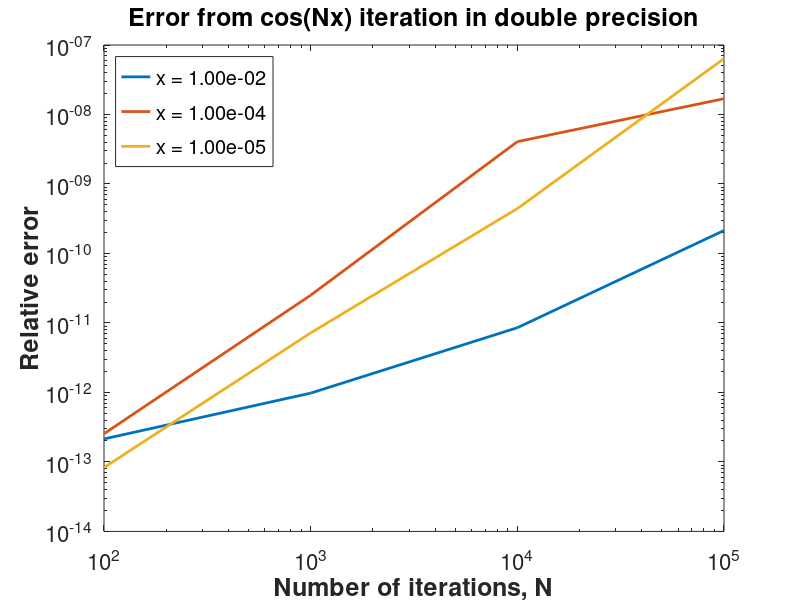
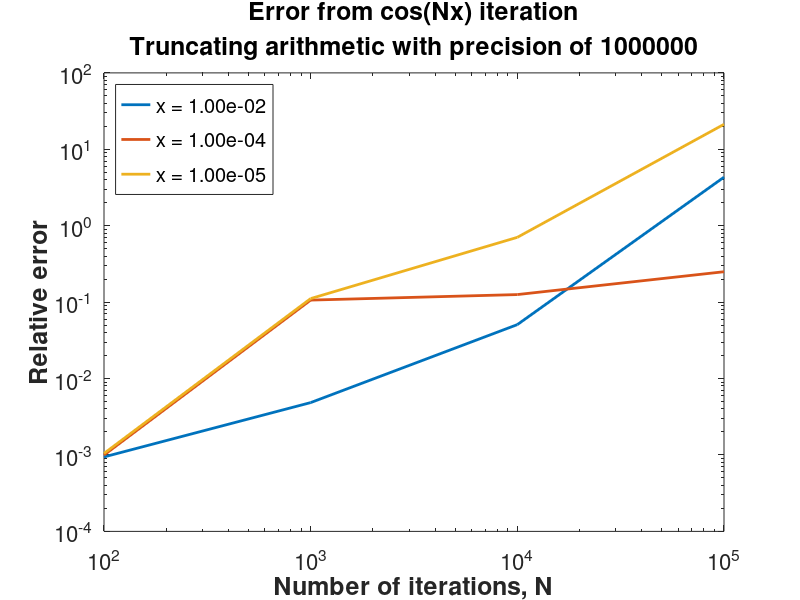
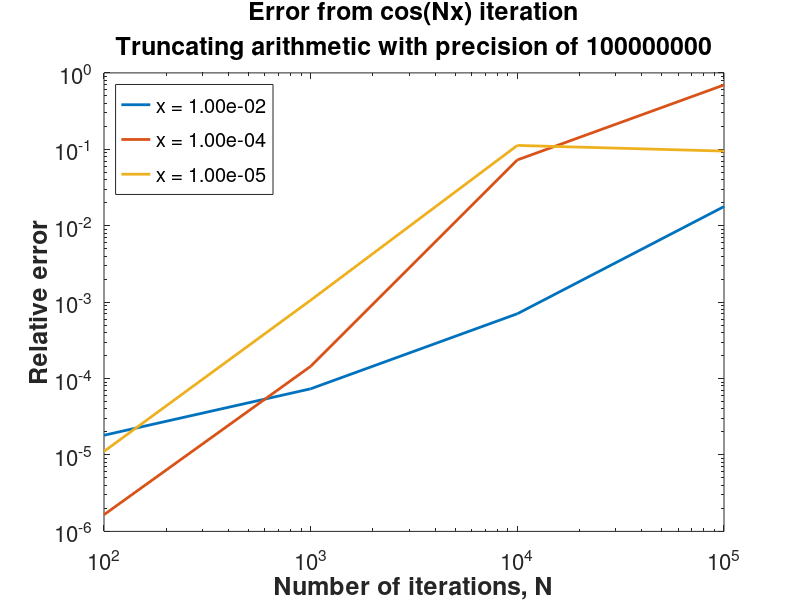

Write MATLAB code to recreate these figures, in order.
function [] = cosine_recursion_trunc()

%  An example of the propagation of errors in the trigonometric
%  identity cos((M+1)x) = 2 * cos(x) * cos(M * x) - cos((M-1) * x)

close all
clear all

%  Set precision to use during arithmetic operations
%  P sets the number of decimal places of accuracy
%  in the trunc() function, which truncates floating
%  point numbers towards zero.

%  If the value for P is zero we don't truncate and
%  run in MATLAB's native precision, which is double precision

P = [0 6 8];

%  x contains the x values at which we will do the recursion
%  N determines the value, cos(Nx), we will ultimately compute

x = [ 1e-2 1e-4 1e-5] ;
N = [  1e2 1e3 1e4 1e5];

%  Set format for printing variables in legend

formatSpec = '%7.2e';

for eP = 10.^P
    
    %  We have a new figure for each precision
    
    h = figure('DefaultLineLineWidth',2,'DefaultLineMarkerSize',15, ...
        'DefaultTextFontSize', 18,'DefaultTextFontWeight','bold', ...
        'DefaultAxesFontSize', 16);
    
    lg = {};  %  The string for the legend
    
    for xx = x
        
        %  This is where we store the relative differences between
        %  the recursion value and the actual value
        
        cdiffrel = [];
        
        %  Loop over different number of recursion steps.
        
        for NN = N
            
            %  Notice we wrap every arithmetic operation in the trunc()
            %  function (defined below), to make our arithmetic less
            %  accurate than native double precision.
            
            c = trunc(cos(trunc(xx)));
            
            cc = zeros(1,NN);
            
            cc(1,1) = c;
            cc(1,2) = 2 * trunc(c * c) - 1;
            
            for i=2:NN-1
                cc(1,i+1) = trunc(2 * trunc(c * cc(1,i)) - cc(1,i-1));
            end
            
            cdirect = cos(xx * NN);
            cdiffrel = [ cdiffrel abs(2 * (cc(NN) - cdirect)/ (cc(NN) + cdirect))];
            
        end
        
        loglog(N,cdiffrel);
        lg = vertcat(lg, ['x = ' num2str(xx,formatSpec)]);
        hold all;
        
    end
    
    if ( eP < 1 + eps )
        title( 'Error from cos(Nx) iteration in double precision', 'FontSize', 18 );
       
    else
        title( {'Error from cos(Nx) iteration'; ...
            ['Truncating arithmetic with precision of ' num2str(eP)]}, 'FontSize', 18 );
    end
    
    xlabel('Number of iterations, N','FontSize',18);
    ylabel('Relative error','FontSize',18);
    legend(lg,'Location','NorthWest');
    hold all;
    
    %  Print out a pdf file
    
    print(h, '-dpdf', [ 'cosine_recursion_truncation_precision_' num2str(log10(eP),'%2d') '.pdf' ]);
    
end

%  A function to truncate a floating point number

    function [r] = trunc(y)
        
        
        if ( eP < 1 + eps )
            
            r = y;
            
        else
            
            %  Preserve sign of y
            
            s = sign(y);
            
            %  First figure out how to make the value a number of
            %  order 1.
            
            fly = floor(log10(abs(y)));
            
            %  Make y a positive number of order 1
            
            y = abs(y * 10^(-fly));
            
            %  Now truncate y to P digits of precision
            %  floor() truncates towards zero
            
            y =  (floor(y * eP))/eP;
            
            %  Now multiply by 10 to the correct power
            
            r = s * y * 10^fly;
        end
        
    end


end





